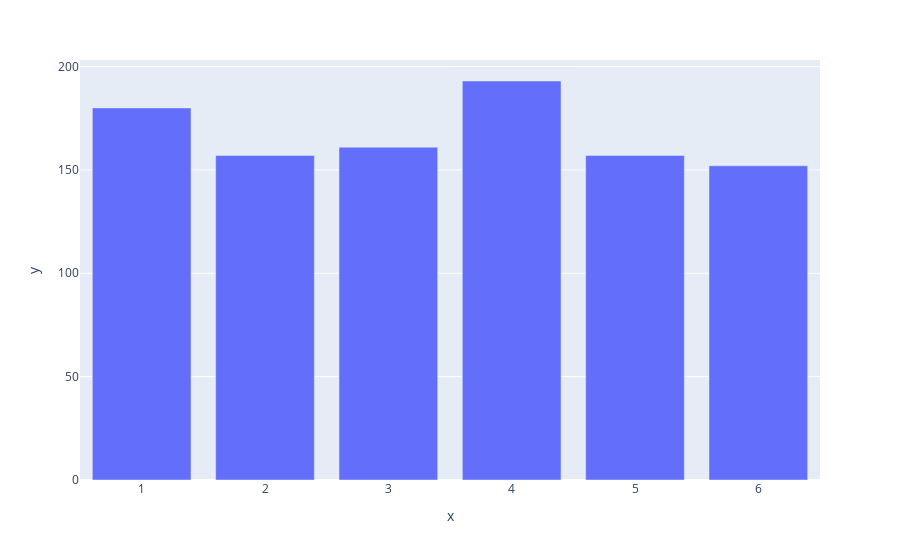

The notebook cell this image was saved under:
### Markdown cell above
### 绘制直方图

### Code cell
import plotly.express as px

# Create a D6.
die = Die()

# Make some rolls, and store results in a list.
results = []
for roll_num in range(1000):
    result = die.roll()
    results.append(result)

# Analyze the results.
frequencies = []
poss_results = range(1, die.num_sides+1)
for value in poss_results:
    frequency = results.count(value)
    frequencies.append(frequency)

# Visualize the results.
fig = px.bar(x=poss_results, y=frequencies)
fig.show()

### Figure 1 — Plotly figure (JSON) as saved in the notebook; plotly's stock layout.template omitted (floating-point values rounded to 4 significant figures)
{"data": [{"alignmentgroup": "True", "hovertemplate": "x=%{x}<br>y=%{y}<extra></extra>", "legendgroup": "", "marker": {"color": "#636efa", "pattern": {"shape": ""}}, "name": "", "offsetgroup": "", "orientation": "v", "showlegend": false, "textposition": "auto", "type": "bar", "x": [1, 2, 3, 4, 5, 6], "xaxis": "x", "y": [180, 157, 161, 193, 157, 152], "yaxis": "y"}], "layout": {"barmode": "relative", "legend": {"tracegroupgap": 0}, "margin": {"t": 60}, "xaxis": {"anchor": "y", "domain": [0, 1], "title": {"text": "x"}}, "yaxis": {"anchor": "x", "domain": [0, 1], "title": {"text": "y"}}}}
